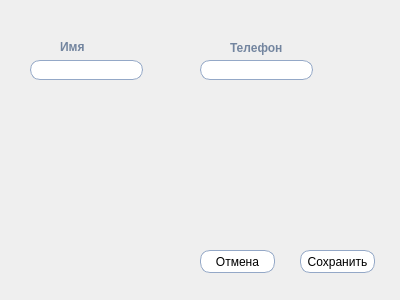
<?xml version="1.0" encoding="UTF-8"?>
<ui version="4.0">
 <class>AddContact</class>
 <widget class="QDialog" name="AddContact">
  <property name="geometry">
   <rect>
    <x>0</x>
    <y>0</y>
    <width>400</width>
    <height>300</height>
   </rect>
  </property>
  <property name="windowTitle">
   <string>Dialog</string>
  </property>
  <widget class="QLineEdit" name="nameLine">
   <property name="geometry">
    <rect>
     <x>30</x>
     <y>60</y>
     <width>113</width>
     <height>20</height>
    </rect>
   </property>
   <property name="styleSheet">
    <string notr="true">QLineEdit{
border: 1px solid;
border-color: rgb(148, 168, 199);
border-radius: 10px;
background: white;
padding-left: 1px;
}</string>
   </property>
  </widget>
  <widget class="QLineEdit" name="phoneLine">
   <property name="geometry">
    <rect>
     <x>200</x>
     <y>60</y>
     <width>113</width>
     <height>20</height>
    </rect>
   </property>
   <property name="styleSheet">
    <string notr="true">QLineEdit{
border: 1px solid;
border-color: rgb(148, 168, 199);
border-radius: 10px;
background: white;
padding-left: 1px;
}</string>
   </property>
  </widget>
  <widget class="QLabel" name="labelname">
   <property name="geometry">
    <rect>
     <x>60</x>
     <y>40</y>
     <width>47</width>
     <height>13</height>
    </rect>
   </property>
   <property name="font">
    <font>
     <weight>75</weight>
     <bold>true</bold>
     <kerning>false</kerning>
    </font>
   </property>
   <property name="styleSheet">
    <string notr="true">QLabel{
color: rgb(115, 133, 159);
}</string>
   </property>
   <property name="text">
    <string>Имя</string>
   </property>
  </widget>
  <widget class="QLabel" name="labelname2">
   <property name="geometry">
    <rect>
     <x>230</x>
     <y>40</y>
     <width>61</width>
     <height>16</height>
    </rect>
   </property>
   <property name="font">
    <font>
     <weight>75</weight>
     <bold>true</bold>
    </font>
   </property>
   <property name="styleSheet">
    <string notr="true">QLabel{
color: rgb(115, 133, 159);
}</string>
   </property>
   <property name="text">
    <string>Телефон</string>
   </property>
  </widget>
  <widget class="QPushButton" name="cancelBut">
   <property name="enabled">
    <bool>true</bool>
   </property>
   <property name="geometry">
    <rect>
     <x>200</x>
     <y>250</y>
     <width>75</width>
     <height>23</height>
    </rect>
   </property>
   <property name="styleSheet">
    <string notr="true">QPushButton{
border: 1px solid;
border-color: rgb(148, 168, 199);
border-radius: 10px;
background: white;
}

QPushButton:hover{
border-color: rgb(0, 0, 199);
}

QPushButton:pressed{
background: rgb(219, 225, 233);
}</string>
   </property>
   <property name="text">
    <string>Отмена</string>
   </property>
  </widget>
  <widget class="QPushButton" name="saveBut">
   <property name="geometry">
    <rect>
     <x>300</x>
     <y>250</y>
     <width>75</width>
     <height>23</height>
    </rect>
   </property>
   <property name="styleSheet">
    <string notr="true">QPushButton{
border: 1px solid;
border-color: rgb(148, 168, 199);
border-radius: 10px;
background: white;
}

QPushButton:hover{
border-color: rgb(0, 0, 199);
}

QPushButton:pressed{
background: rgb(219, 225, 233);
}</string>
   </property>
   <property name="text">
    <string>Сохранить</string>
   </property>
  </widget>
 </widget>
 <resources/>
 <connections/>
</ui>
